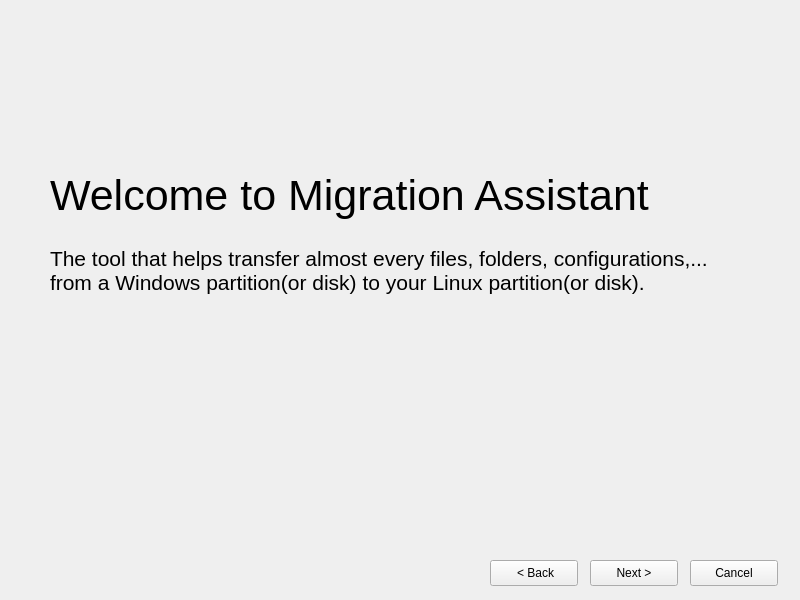
<?xml version="1.0" encoding="UTF-8"?>
<ui version="4.0">
 <class>MainWindow</class>
 <widget class="QMainWindow" name="MainWindow">
  <property name="geometry">
   <rect>
    <x>0</x>
    <y>0</y>
    <width>800</width>
    <height>600</height>
   </rect>
  </property>
  <property name="windowTitle">
   <string>MainWindow</string>
  </property>
  <widget class="QWidget" name="centralwidget">
   <widget class="QStackedWidget" name="stackedWidget">
    <property name="geometry">
     <rect>
      <x>0</x>
      <y>-10</y>
      <width>791</width>
      <height>551</height>
     </rect>
    </property>
    <widget class="QWidget" name="welcomePage">
     <widget class="QLabel" name="welcomeTitle">
      <property name="geometry">
       <rect>
        <x>50</x>
        <y>180</y>
        <width>621</width>
        <height>51</height>
       </rect>
      </property>
      <property name="font">
       <font>
        <pointsize>32</pointsize>
       </font>
      </property>
      <property name="text">
       <string>Welcome to Migration Assistant</string>
      </property>
     </widget>
     <widget class="QLabel" name="welcomeDescription">
      <property name="geometry">
       <rect>
        <x>50</x>
        <y>220</y>
        <width>701</width>
        <height>121</height>
       </rect>
      </property>
      <property name="font">
       <font>
        <pointsize>16</pointsize>
       </font>
      </property>
      <property name="text">
       <string>The tool that helps transfer almost every files, folders, configurations,... from a Windows partition(or disk) to your Linux partition(or disk).</string>
      </property>
      <property name="wordWrap">
       <bool>true</bool>
      </property>
     </widget>
    </widget>
    <widget class="QWidget" name="findingPtnPage">
     <widget class="QLabel" name="title2">
      <property name="geometry">
       <rect>
        <x>90</x>
        <y>50</y>
        <width>621</width>
        <height>51</height>
       </rect>
      </property>
      <property name="font">
       <font>
        <pointsize>32</pointsize>
       </font>
      </property>
      <property name="text">
       <string>Choose your Windows partition</string>
      </property>
     </widget>
     <widget class="QListView" name="listView">
      <property name="geometry">
       <rect>
        <x>50</x>
        <y>130</y>
        <width>691</width>
        <height>211</height>
       </rect>
      </property>
     </widget>
     <widget class="QProgressBar" name="progressBar">
      <property name="geometry">
       <rect>
        <x>40</x>
        <y>440</y>
        <width>721</width>
        <height>41</height>
       </rect>
      </property>
      <property name="styleSheet">
       <string notr="true">QProgressBar {
    border: 1px solid grey;
    border-radius: 5px;
    text-align: center;
    background-color: #ECECEC;
    color: black;
    height: 20px;
}

QProgressBar::chunk {
    background-color: #05B8CC;
}</string>
      </property>
      <property name="value">
       <number>24</number>
      </property>
     </widget>
     <widget class="QWidget" name="layoutWidget">
      <property name="geometry">
       <rect>
        <x>160</x>
        <y>500</y>
        <width>101</width>
        <height>46</height>
       </rect>
      </property>
      <layout class="QHBoxLayout" name="horizontalLayout_2">
       <item>
        <widget class="QLabel" name="box1_2">
         <property name="styleSheet">
          <string notr="true">background-color: #ECECEC;
border-radius: 5px;
border: 1px solid gray</string>
         </property>
         <property name="text">
          <string/>
         </property>
        </widget>
       </item>
       <item>
        <layout class="QVBoxLayout" name="verticalLayout_4">
         <item>
          <widget class="QLabel" name="label_3">
           <property name="text">
            <string>Free</string>
           </property>
          </widget>
         </item>
         <item>
          <widget class="QLabel" name="freeLabel">
           <property name="text">
            <string>999gb</string>
           </property>
          </widget>
         </item>
        </layout>
       </item>
      </layout>
     </widget>
     <widget class="QWidget" name="">
      <property name="geometry">
       <rect>
        <x>40</x>
        <y>500</y>
        <width>101</width>
        <height>46</height>
       </rect>
      </property>
      <layout class="QHBoxLayout" name="horizontalLayout">
       <item>
        <widget class="QLabel" name="box1">
         <property name="styleSheet">
          <string notr="true">background-color: rgb(5, 184, 204);
border-radius: 5px;</string>
         </property>
         <property name="text">
          <string/>
         </property>
        </widget>
       </item>
       <item>
        <layout class="QVBoxLayout" name="verticalLayout_3">
         <item>
          <widget class="QLabel" name="label_2">
           <property name="text">
            <string>Used</string>
           </property>
          </widget>
         </item>
         <item>
          <widget class="QLabel" name="usableLabel">
           <property name="text">
            <string>999gb</string>
           </property>
          </widget>
         </item>
        </layout>
       </item>
      </layout>
     </widget>
     <zorder>title2</zorder>
     <zorder>listView</zorder>
     <zorder>labelOS</zorder>
     <zorder>labelType</zorder>
     <zorder>labelStorage</zorder>
     <zorder>labelUsable</zorder>
     <zorder>label</zorder>
     <zorder>labelMountpoint</zorder>
     <zorder>progressBar</zorder>
     <zorder>box1</zorder>
     <zorder>label_2</zorder>
     <zorder>usableLabel</zorder>
     <zorder>layoutWidget</zorder>
    </widget>
   </widget>
   <widget class="QPushButton" name="cancelBtn">
    <property name="geometry">
     <rect>
      <x>690</x>
      <y>560</y>
      <width>88</width>
      <height>26</height>
     </rect>
    </property>
    <property name="text">
     <string>Cancel</string>
    </property>
   </widget>
   <widget class="QPushButton" name="nextBtn">
    <property name="geometry">
     <rect>
      <x>590</x>
      <y>560</y>
      <width>88</width>
      <height>26</height>
     </rect>
    </property>
    <property name="text">
     <string>Next &gt;</string>
    </property>
   </widget>
   <widget class="QPushButton" name="backBtn">
    <property name="geometry">
     <rect>
      <x>490</x>
      <y>560</y>
      <width>88</width>
      <height>26</height>
     </rect>
    </property>
    <property name="text">
     <string> &lt; Back</string>
    </property>
   </widget>
  </widget>
 </widget>
 <resources/>
 <connections/>
</ui>
